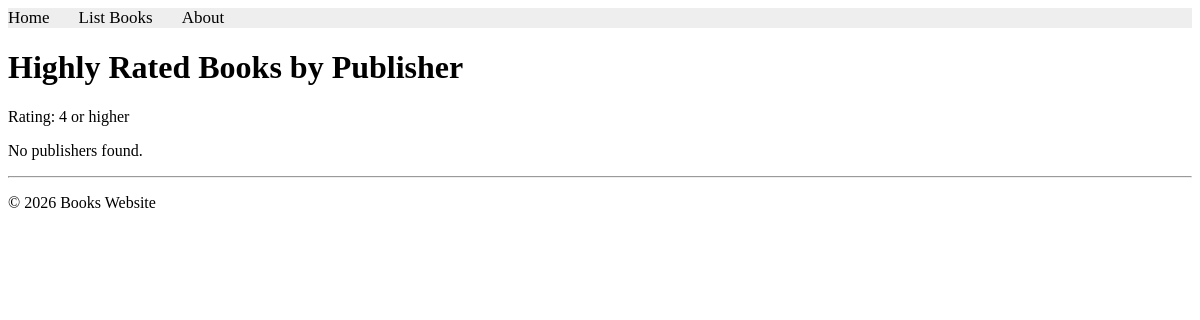
Page /books/lab9/task5 on the earlier database version.
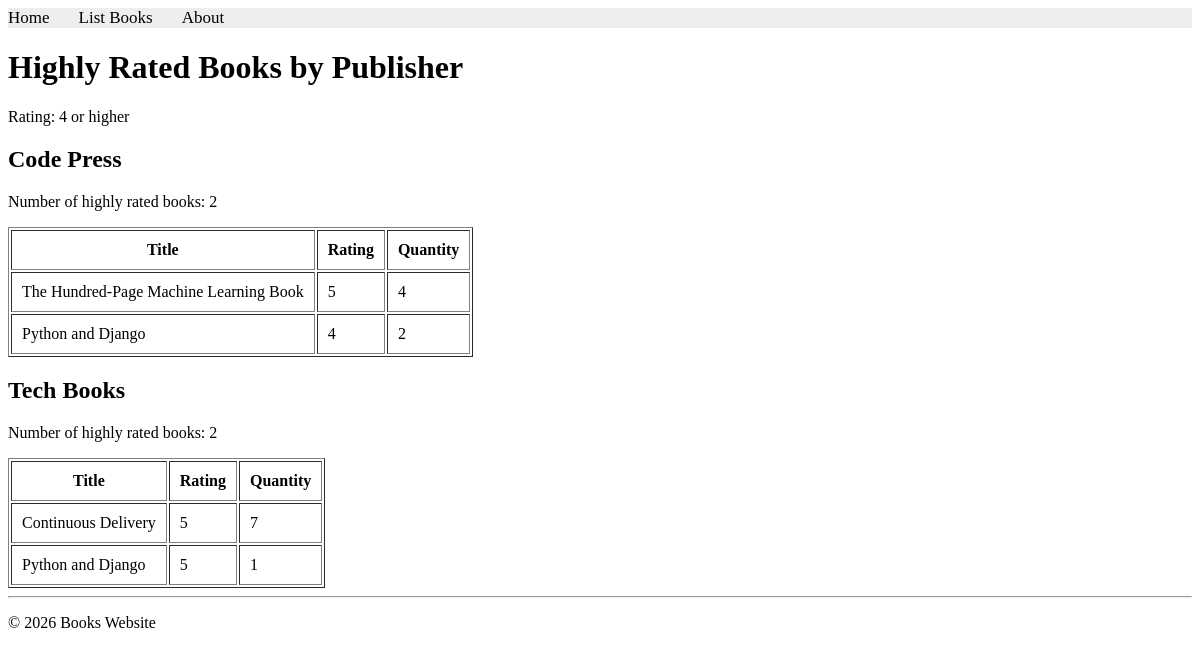
Same page on the later database version.
### apps/bookmodule/models.py (models this page shows)
class Publisher(models.Model):
    name = models.CharField(max_length=200)
    location = models.CharField(max_length=300)

class Book(models.Model):
    title = models.CharField(max_length=100)
    price = models.FloatField(default=0.0)
    author = models.CharField(max_length=50)
    edition = models.SmallIntegerField(default=1)
    quantity = models.IntegerField(default=1)
    pubdate = models.DateTimeField(default=timezone.now)
    rating = models.SmallIntegerField(default=1)
    publisher = models.ForeignKey(
        Publisher,
        null=True,
        on_delete=models.SET_NULL
    )
    authors = models.ManyToManyField(Author)

### apps/bookmodule/views.py (the view)
# urls.py: path("lab9/task5", views.lab9_task5, name="lab9_task5"),
def lab9_task5(request):
    highly_rated_books = Book.objects.filter(rating__gte=4)
    publishers = Publisher.objects.annotate(
        highly_rated_count=Count(
            "book",
            filter=Q(book__rating__gte=4)
        )
    ).prefetch_related(
        Prefetch(
            "book_set",
            queryset=highly_rated_books,
            to_attr="highly_rated_books"
        )
    ).order_by("name")
    return render(
        request,
        "bookmodule/publisherRatings.html",
        {"publishers": publishers}
    )

### apps/templates/bookmodule/publisherRatings.html (shortened to what this page needs)
{% extends "layouts/base.html" %}
{% block content %}
<h1>Highly Rated Books by Publisher</h1>
<p>Rating: 4 or higher</p>
{% for publisher in publishers %}
    <h2>{{ publisher.name }}</h2>
    <p>Number of highly rated books: {{ publisher.highly_rated_count }}</p>
    <table border="1" cellpadding="10">
        <tr>
            <th>Title</th>
            <th>Rating</th>
            <th>Quantity</th>
        </tr>
        {% for book in publisher.highly_rated_books %}
        <tr>
            <td>{{ book.title }}</td>
            <td>{{ book.rating }}</td>
            <td>{{ book.quantity }}</td>
        </tr>
        {% empty %}
        <tr>
            <td colspan="3">No highly rated books.</td>
        </tr>
        {% endfor %}
    </table>
{% empty %}
    <p>No publishers found.</p>
{% endfor %}
{% endblock content %}

Differences in the rows shown:
added Publisher: name "Code Press", highly_rated_count "2"
now on this page (row edited): Book: title "The Hundred-Page Machine Learning Book", rating "5", quantity "4", shown under "Code Press"
now on this page (row edited): Book: title "Python and Django", rating "4", quantity "2", shown under "Code Press"
added Publisher: name "Tech Books", highly_rated_count "2"
now on this page (row edited): Book: title "Continuous Delivery", rating "5", quantity "7", shown under "Tech Books"
now on this page (row edited): Book: title "Python and Django", rating "5", quantity "1", shown under "Tech Books"
Other differences:
text no longer shown: "No publishers found."
